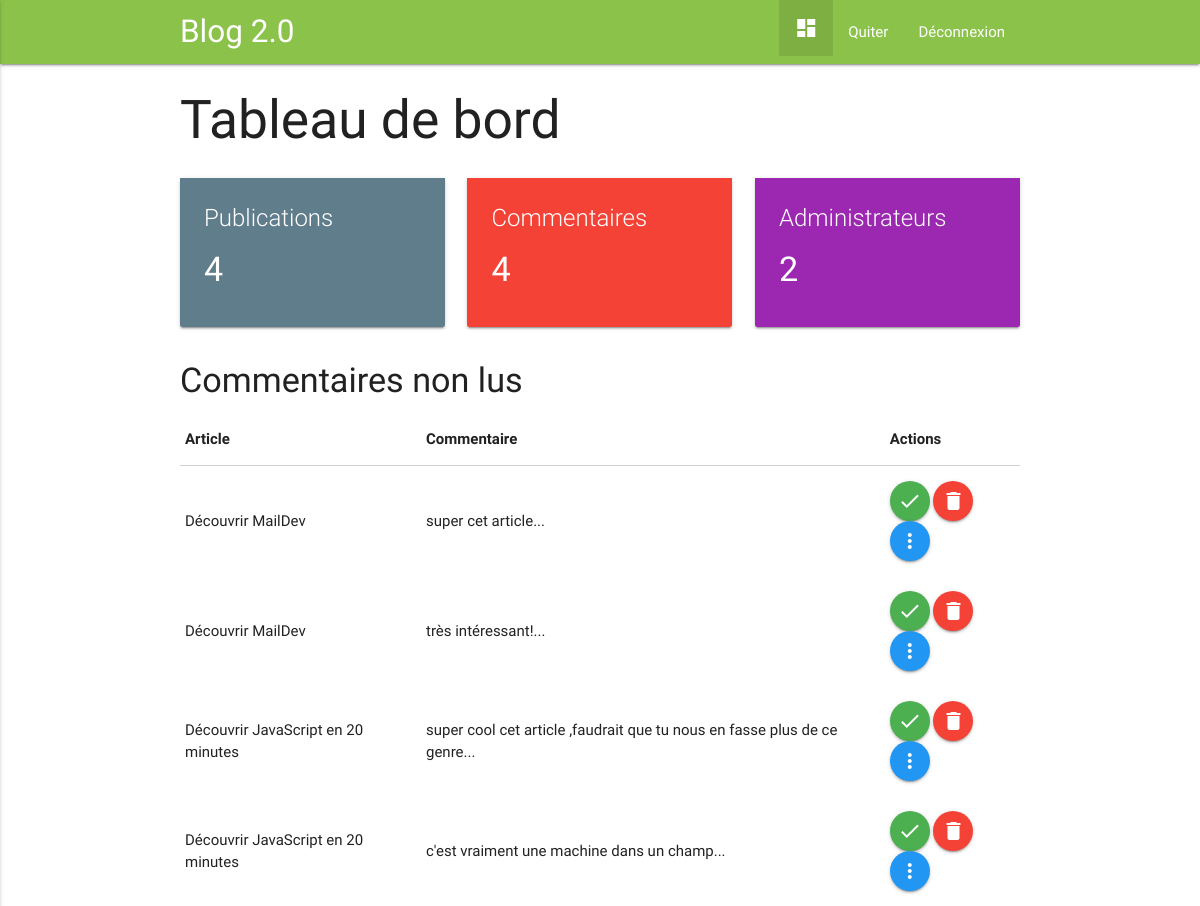
Page /admin/index.php?page=dashboard (signed in) on the committed database.
### tables this page shows
CREATE TABLE IF NOT EXISTS `comments` (
  `id` int(11) NOT NULL AUTO_INCREMENT,
  `name` varchar(255) NOT NULL,
  `email` varchar(255) NOT NULL,
  `comment` text NOT NULL,
  `post_id` int(11) NOT NULL,
  `date_comment` datetime NOT NULL,
  `seen` tinyint(1) NOT NULL DEFAULT '0',
  PRIMARY KEY (`id`)
);

CREATE TABLE IF NOT EXISTS `posts` (
  `id` int(11) NOT NULL AUTO_INCREMENT,
  `title` varchar(255) NOT NULL,
  `content` text NOT NULL,
  `writer` varchar(255) NOT NULL,
  `image` varchar(255) NOT NULL DEFAULT 'post.png',
  `date_post` datetime NOT NULL,
  `posted` tinyint(1) NOT NULL,
  PRIMARY KEY (`id`)
);

### admin/functions/dashboard.func.php (called while the page is built)
<?php
	function inTable($table)
	{
		global $db;
		$req = $db->query("SELECT COUNT(id) FROM $table");
		return $nombre = $req->fetch();
	}
	function getColor($table,$colors){
		if(isset($colors[$table])){
			return $colors[$table];
		}else{
			return "orange";
		}
	}
	function get_comments(){
		global $db;
		$req = $db->query("
			SELECT  comments.id,
					comments.name,
					comments.email,
					comments.post_id,
					comments.date_comment,
					comments.comment,
					posts.title
			FROM	comments
			JOIN	posts
			ON comments.post_id = posts.id
			WHERE comments.seen = 0
			ORDER BY comments.date_comment ASC
		");
		$results = [];
		while ($rows = $req->fetchObject()) {
			$results[] = $rows;
		}
		return $results;
	}

### admin/pages/dashboard.php (the view, shortened to what this page needs)
<h2>Tableau de bord</h2>
<div class="row">
	<?php
		$tables = [
			"Publications"		=> "posts",
			"Commentaires"		=> "comments",
			"Administrateurs"	=> "admins"
		];
		$colors = [
			"posts"		=> "blue-grey",
			"comments"	=> "red",
			"admins"	=> "purple"
		];
	?>
	<?php
		foreach ($tables as $table_name => $table) {
			?>
				<div class="col l4 m6 s12">
					<div class="card">
						<div class="card-content <?= getColor($table,$colors); ?> white-text">
							<span class="card-title"><?= $table_name; ?></span>
							<?php $nbrInTable = inTable($table); ?>
							<h4><?= $nbrInTable[0]; ?></h4>
						</div>
					</div>
				</div>
			<?php
		}
	?>
</div>
<h4>Commentaires non lus</h4>
<?php
	$comments = get_comments();
?>
<table>
	<thead>
		<tr>
			<th>Article</th>
			<th>Commentaire</th>
			<th>Actions</th>
		</tr>
	</thead>
	<tbody>
	<?php
		if(!empty($comments)){
		foreach($comments as $comment){
		?>
			<tr id="commentaire_<?= $comment->id;?>">
				<td><?= $comment->title;?>
				<td><?= substr($comment->comment,0,100);?>...</td>
				<td>
					<a href="#" id="<?= $comment->id ?>" class="btn-floating btn-small waves-effect waves-light green see_comment"><i class="material-icons">done</i></a>
					<a href="#" id="<?= $comment->id ?>" class="btn-floating btn-small waves-effect waves-light red delete_comment"><i class="material-icons">delete</i></a>
					<a href="#comment_<?= $comment->id ?>" class="btn-floating btn-small waves-effect waves-light blue modal-trigger"><i class="material-icons">more_vert</i></a>
				</td>
			</tr>
		<?php
		}
	}
	?>
	</tbody>
</table>

### rows in the picture
comments: post.title "Découvrir MailDev", comment "super cet article"
comments: post.title "Découvrir MailDev", comment "très intéressant!"
comments: post.title "Découvrir JavaScript en 20 minutes", comment "super cool cet article ,faudrait que tu nous en fasse plus de ce genre"
comments: post.title "Découvrir JavaScript en 20 minutes", comment "c'est vraiment une machine dans un champ"

### other values in the picture
$table_name "Publications"
$nbrInTable[0] "4"
$table_name "Commentaires"
$table_name "Administrateurs"
$nbrInTable[0] "2"
